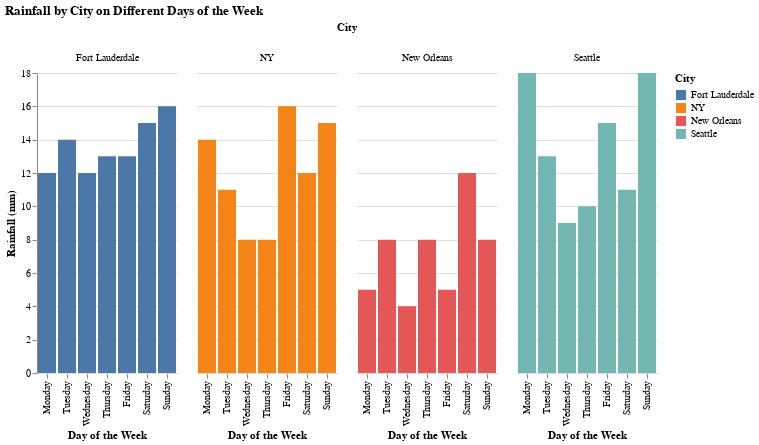

Notebook code cell kept with this figure:
### Code cell
import pandas as pd
import altair as alt


rainy_data = pd.read_excel("/Users/radhikarukmangadhan/Documents/Data Studio/rainy weekends/rainy master.xlsx")

# Assuming rainy_data is already loaded into a DataFrame
# Convert the DataFrame from wide to long format
rainy_data_long = rainy_data.melt(id_vars=['Days'], var_name='City', value_name='Rainfall')

# Create the plot
chart = alt.Chart(rainy_data_long).mark_bar().encode(
    x=alt.X('Days:N', sort=['Monday', 'Tuesday', 'Wednesday', 'Thursday', 'Friday', 'Saturday', 'Sunday'], title='Day of the Week'),
    y=alt.Y('Rainfall:Q', title='Rainfall (mm)'),
    color='City:N',
    column='City:N', # Creates a separate plot for each city
    tooltip=['Days', 'City', 'Rainfall'] # Shows tooltip on hover
).properties(
    title='Rainfall by City on Different Days of the Week'
).configure_view(
    strokeOpacity=0 # Removes the border around each bar to mimic the theme_void() in ggplot
)

# Display the plot
chart

### Figure 1 — Vega-Lite specification as saved in the notebook (floating-point values rounded to 4 significant figures)
{"config": {"view": {"continuousWidth": 300, "continuousHeight": 300, "strokeOpacity": 0}}, "data": {"name": "data-507c01b8de301cb819ed274ada250bac"}, "mark": {"type": "bar"}, "encoding": {"color": {"field": "City", "type": "nominal"}, "column": {"field": "City", "type": "nominal"}, "tooltip": [{"field": "Days", "type": "nominal"}, {"field": "City", "type": "nominal"}, {"field": "Rainfall", "type": "quantitative"}], "x": {"field": "Days", "sort": ["Monday", "Tuesday", "Wednesday", "Thursday", "Friday", "Saturday", "Sunday"], "title": "Day of the Week", "type": "nominal"}, "y": {"field": "Rainfall", "title": "Rainfall (mm)", "type": "quantitative"}}, "title": "Rainfall by City on Different Days of the Week", "$schema": "https://vega.github.io/schema/vega-lite/v5.15.1.json", "datasets": {"data-507c01b8de301cb819ed274ada250bac": [{"Days": "Sunday", "City": "Seattle", "Rainfall": 18}, {"Days": "Monday", "City": "Seattle", "Rainfall": 18}, {"Days": "Tuesday", "City": "Seattle", "Rainfall": 13}, {"Days": "Wednesday", "City": "Seattle", "Rainfall": 9}, {"Days": "Thursday", "City": "Seattle", "Rainfall": 10}, {"Days": "Friday", "City": "Seattle", "Rainfall": 15}, {"Days": "Saturday", "City": "Seattle", "Rainfall": 11}, {"Days": "Sunday", "City": "New Orleans", "Rainfall": 8}, {"Days": "Monday", "City": "New Orleans", "Rainfall": 5}, {"Days": "Tuesday", "City": "New Orleans", "Rainfall": 8}, {"Days": "Wednesday", "City": "New Orleans", "Rainfall": 4}, {"Days": "Thursday", "City": "New Orleans", "Rainfall": 8}, {"Days": "Friday", "City": "New Orleans", "Rainfall": 5}, {"Days": "Saturday", "City": "New Orleans", "Rainfall": 12}, {"Days": "Sunday", "City": "Fort Lauderdale", "Rainfall": 16}, {"Days": "Monday", "City": "Fort Lauderdale", "Rainfall": 12}, {"Days": "Tuesday", "City": "Fort Lauderdale", "Rainfall": 14}, {"Days": "Wednesday", "City": "Fort Lauderdale", "Rainfall": 12}, {"Days": "Thursday", "City": "Fort Lauderdale", "Rainfall": 13}, {"Days": "Friday", "City": "Fort Lauderdale", "Rainfall": 13}, {"Days": "Saturday", "City": "Fort Lauderdale", "Rainfall": 15}, {"Days": "Sunday", "City": "NY", "Rainfall": 15}, {"Days": "Monday", "City": "NY", "Rainfall": 14}, {"Days": "Tuesday", "City": "NY", "Rainfall": 11}, {"Days": "Wednesday", "City": "NY", "Rainfall": 8}, {"Days": "Thursday", "City": "NY", "Rainfall": 8}, {"Days": "Friday", "City": "NY", "Rainfall": 16}, {"Days": "Saturday", "City": "NY", "Rainfall": 12}]}}
